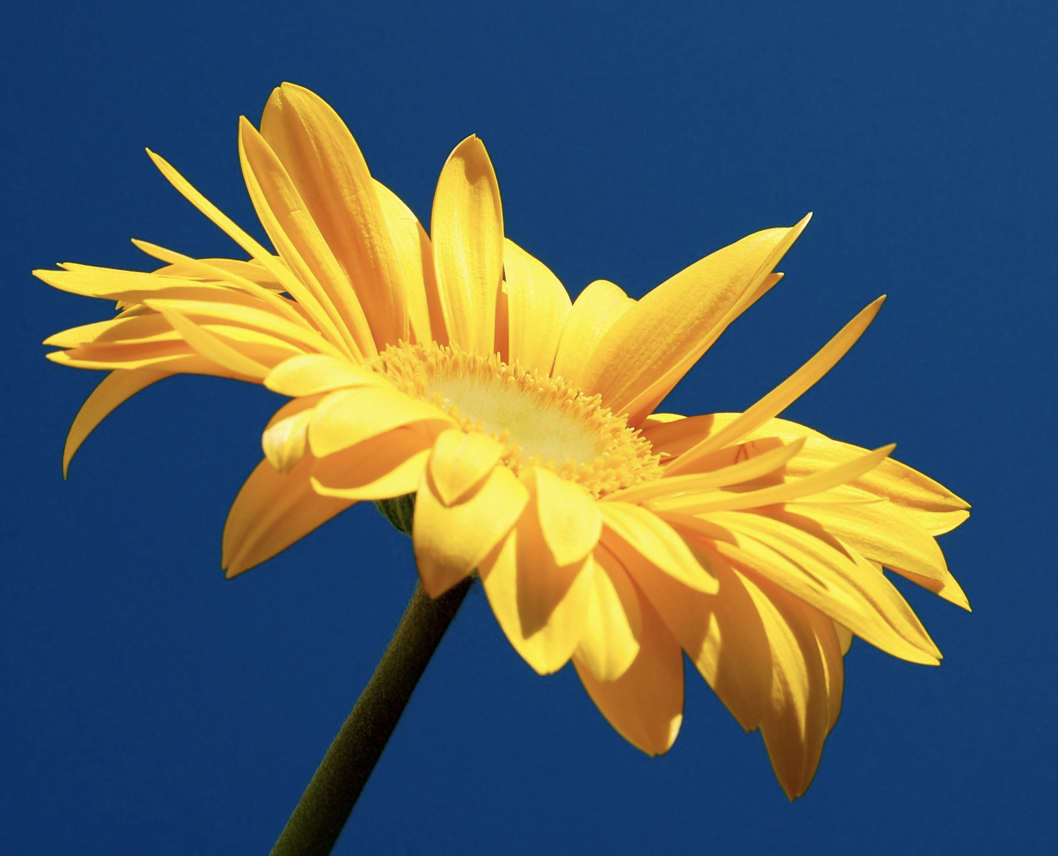
#> input picture images/amarilla.png, 1058 x 856 px, found by its file name
$ python vertical.py
#> lines starting #> are read from the running program, lines starting #| are printed output that depends on the picture
import cv2
import numpy as np
import random
import matplotlib.pyplot as plt

def colorear_franjas(imagen):
    img = cv2.imread(imagen)
#> img is the input picture: shape (856, 1058, 3); mean B, G, R 94.7, 96.5, 84.2
    height, width, _ = img.shape
#> height = 856; width = 1058
    imagen_franjas = img.copy()

    n = 3
    inicio = 0
    fin = 2**n + 2**n

    while fin <= width:
        color_franja = (random.randint(0, 255), random.randint(0, 255), random.randint(0, 255))
        print(f"2^{n}={2**n}")
        imagen_franjas[:, inicio:inicio+2**n] = color_franja
        print(f"incian desde {inicio} hasta {inicio+2**n}")
        n +=1
        inicio=fin
        fin = inicio + 2**n + 2**n
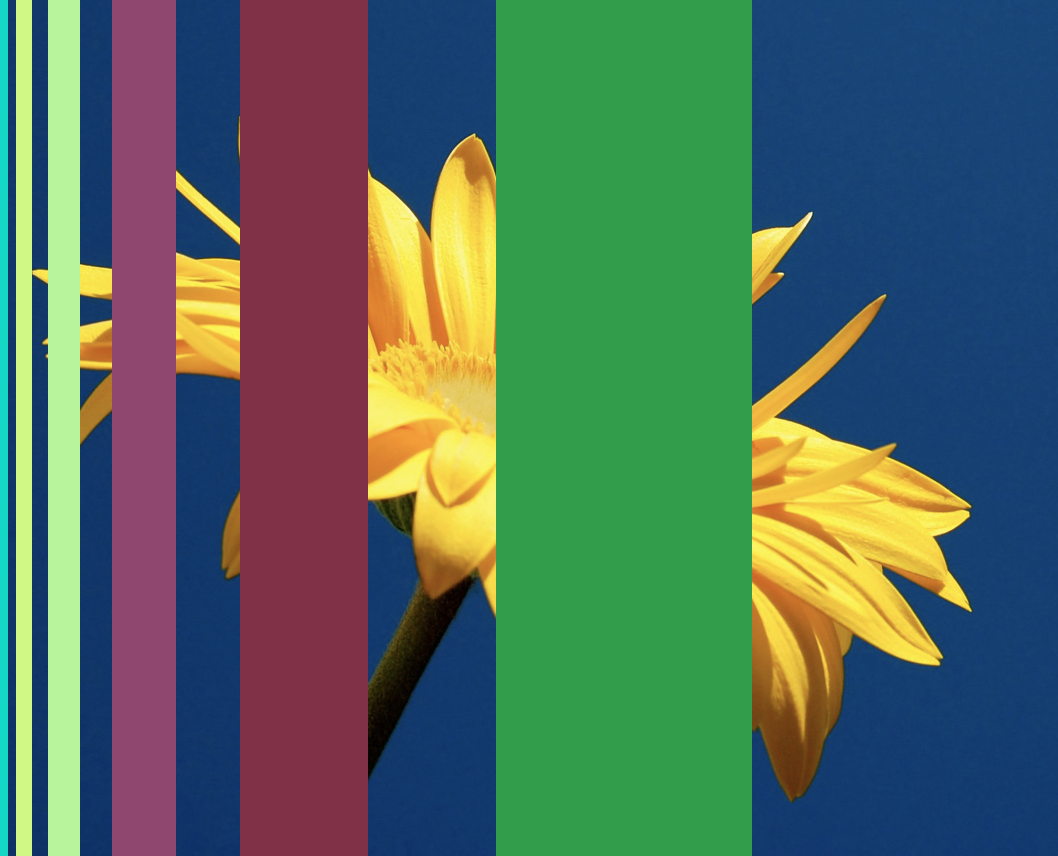
#> imagen_franjas: shape (856, 1058, 3); mean B, G, R 93.4, 108.7, 82.5
#> after the loop, n = 9


    fig, axes = plt.subplots(1, 2, figsize=(10, 5))
    axes[0].imshow(cv2.cvtColor(img, cv2.COLOR_BGR2RGB))
    axes[0].set_title('Imagen original')
    axes[0].axis('off')
    axes[1].imshow(cv2.cvtColor(imagen_franjas, cv2.COLOR_BGR2RGB))
    axes[1].set_title('Imagen coloreada')
    axes[1].axis('off')
    plt.tight_layout()
    plt.show()
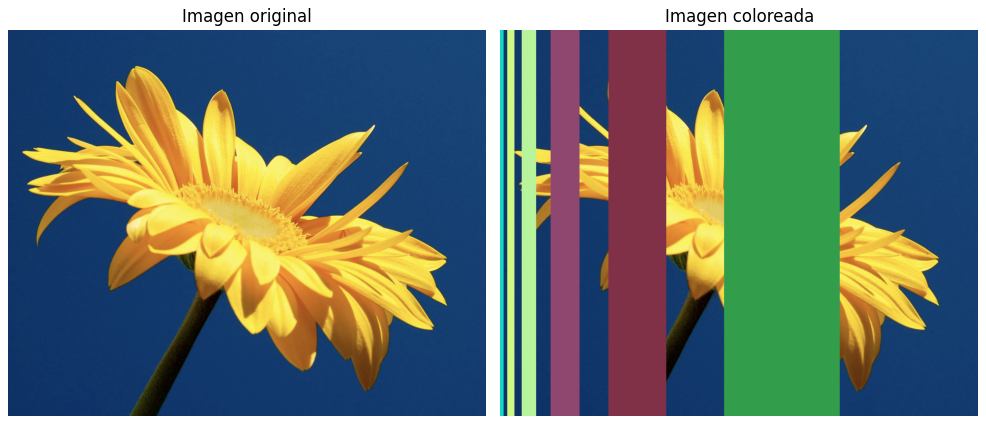
#> figure drawn by matplotlib, 2 panels

if __name__ == "__main__":
    imagen = 'C:/Users/Hp245-User/Desktop/openCV/images/amarilla.png'
    print(cv2.imread(imagen).shape)
    colorear_franjas(imagen)

$ run again, with images/coins.png copied over images/amarilla.png
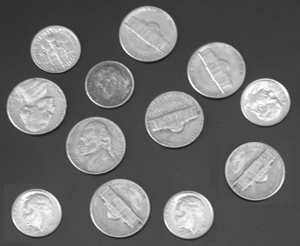
#> input picture images/coins.png, 300 x 246 px, found by its file name
#> in colorear_franjas, img is the input picture: shape (246, 300, 3); min 23, max 255, mean 110.5
#> after the loop in colorear_franjas, `while fin <= width:`:
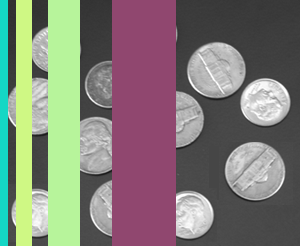
#> imagen_franjas: shape (246, 300, 3); mean B, G, R 118.3, 126, 127.6
#> in colorear_franjas, `plt.show()`:
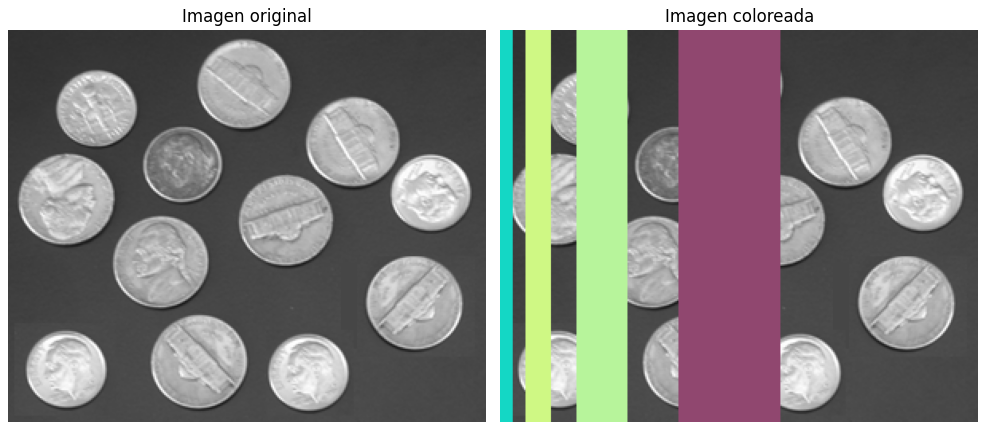
#> figure drawn by matplotlib, 2 panels
